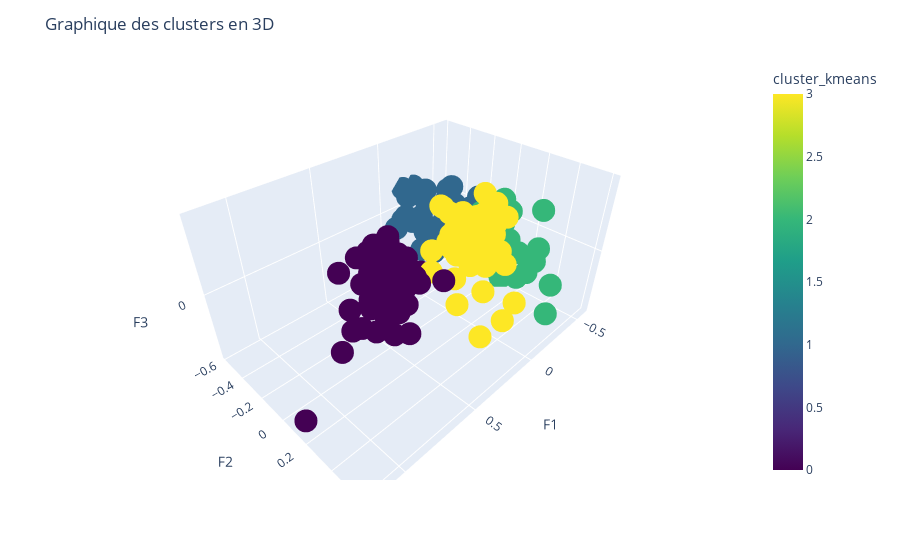

Source (notebook cell):
### Code cell
import plotly.express as px

fig = px.scatter_3d(df, x='F1', y='F2', z='F3', color='cluster_kmeans', color_continuous_scale='Viridis')

fig.update_layout(title='Graphique des clusters en 3D')
fig.show()

### Figure 1 — Plotly figure (JSON) as saved in the notebook; plotly's stock layout.template omitted (floating-point values rounded to 4 significant figures; data arrays with more than 128 entries replaced by an {"elided": "..."} marker saying what was removed)
{"data": [{"hovertemplate": "F1=%{x}<br>F2=%{y}<br>F3=%{z}<br>cluster_kmeans=%{marker.color}<extra></extra>", "legendgroup": "", "marker": {"color": {"elided": "165 int values"}, "coloraxis": "coloraxis", "symbol": "circle"}, "mode": "markers", "name": "", "scene": "scene", "showlegend": false, "type": "scatter3d", "x": {"elided": "165 float values"}, "y": {"elided": "165 float values"}, "z": {"elided": "165 float values"}}], "layout": {"coloraxis": {"colorbar": {"title": {"text": "cluster_kmeans"}}, "colorscale": [[0, "#440154"], [0.1111, "#482878"], [0.2222, "#3e4989"], [0.3333, "#31688e"], [0.4444, "#26828e"], [0.5556, "#1f9e89"], [0.6667, "#35b779"], [0.7778, "#6ece58"], [0.8889, "#b5de2b"], [1, "#fde725"]]}, "legend": {"tracegroupgap": 0}, "margin": {"t": 60}, "scene": {"domain": {"x": [0, 1], "y": [0, 1]}, "xaxis": {"title": {"text": "F1"}}, "yaxis": {"title": {"text": "F2"}}, "zaxis": {"title": {"text": "F3"}}}, "title": {"text": "Graphique des clusters en 3D"}}}
